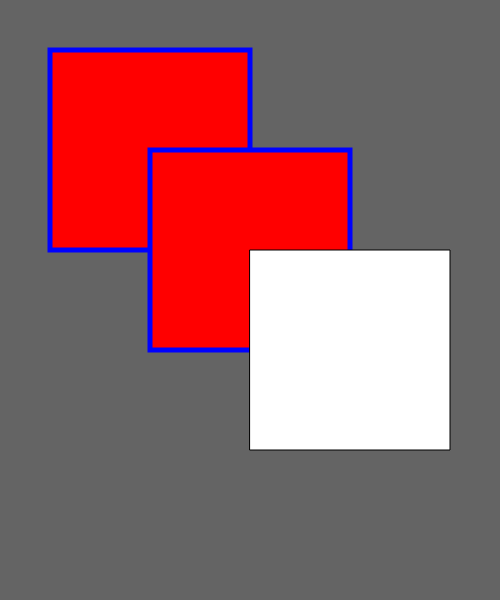
Frame 1 (no input)
Frame 60 (no input): identical to frame 1, image omitted
Frame 120 (the mouse pressed at the canvas centre since frame 60): identical to frame 1, image omitted

The p5.js sketch that drew this single still picture (run headless with seeded random() and noise() and a simulated clock; from frame 60 on, the mouse is pressed at the canvas centre):

// p5.js sketch
// ── sketch.js
function setup() {
  createCanvas(500, 600);
}


function draw() {
  background(100);

  push(); // ***
  fill(255, 0, 0);
  stroke(0, 0, 255);
  strokeWeight(5);

  rect(50, 50, 200, 200);

  rect(150, 150, 200, 200);
  pop(); // ***

  rect(250, 250, 200, 200);
}
